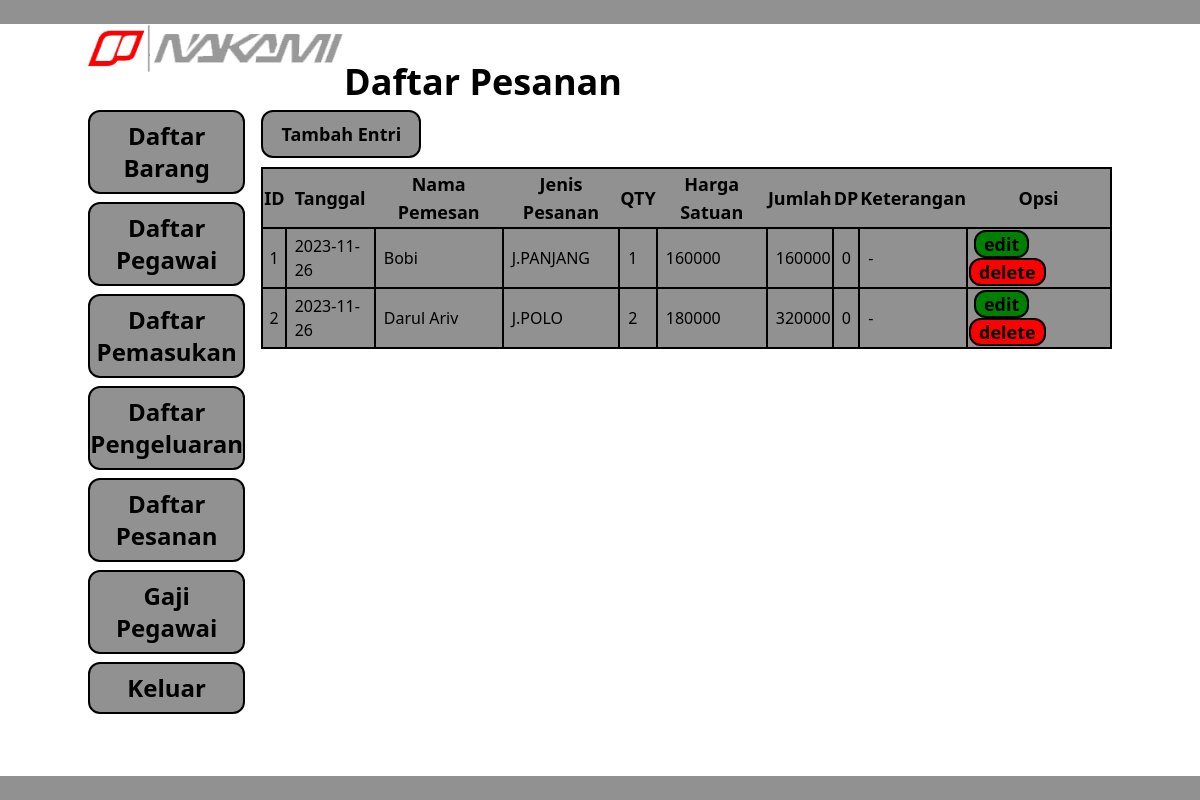
/index.php/admin/daftar_pesanan, run on the app's committed database.
### tables this page shows
create table daftar_pesanan(
		id int not null primary key auto_increment,
		tanggal date not null,
		nama_pemesan varchar(120) not null,
		jenis_pesanan varchar(100) not null,
		qty int not null,
		harga_satuan bigint not null,
		jumlah bigint not null,
		DP bigint not null,
		keterangan text
		);

### application/controllers/Admin.php (called while the page is built, shortened)
<?php
class Admin extends CI_Controller {
	function daftar_pesanan(){
		$data['judul']='Daftar Pesanan';
		$this->load->view('Admin/head',$data);
		$this->load->view('Admin/Link');
		$data['pesanan']=$this->Naka->daftar('daftar_pesanan')->result();
		$this->load->view('Admin/daftar_pesanan',$data);
	}
}

### index.php (called while the page is built, shortened)
<?php
require_once BASEPATH.'core/CodeIgniter.php';

### application/models/Naka.php (called while the page is built, shortened)
<?php
class Naka extends CI_Model {
	function daftar($tabel)
	{
		$data = $this->db->get($tabel);
		return($data);
	}
}
?>

### application/views/Admin/daftar_pesanan.php (the view)
<div class="col-span-5">
			<div class="flex flex-between">
				<a class="mt-2 text-center font-bold text-lg py-2 px-2 w-40 bg-[#919191] border-2 border-black rounded-xl" href="<?php echo site_url('Admin/form_pemesanan') ?>">Tambah Entri</a>
			</div>
			<table border="1" class="bg-[#919191] w-full border-2 rounded border-black mt-[9px]">
				<tr>
					<th class="text-lg">ID</th>
					<th class="text-lg">Tanggal</th>
					<th class="text-lg">Nama Pemesan</th>
					<th class="text-lg">Jenis Pesanan</th>
					<th class="text-lg">QTY</th>
					<th class="text-lg">Harga Satuan</th>
					<th class="text-lg">Jumlah</th>
					<th class="text-lg">DP</th>
					<th class="text-lg">Keterangan</th>
					<th class="text-lg">Opsi</th>
				</tr>
				<?php
				foreach ($pesanan as $key) {
					?>
					<tr>
						<td class="text-center border-2 border-black"><?php echo $key->id; ?></td>
						<td class="border-2 border-black pl-2"><?php echo $key->tanggal; ?></td>
						<td class="border-2 border-black pl-2"><?php echo $key->nama_pemesan; ?></td>
						<td class="border-2 border-black pl-2"><?php echo $key->jenis_pesanan; ?></td>
						<td class="border-2 border-black pl-2"><?php echo $key->qty; ?></td>
						<td class="border-2 border-black pl-2"><?php echo $key->harga_satuan; ?></td>
						<td class="border-2 border-black pl-2"><?php echo $key->jumlah; ?></td>
						<td class="border-2 border-black pl-2"><?php echo $key->DP; ?></td>
						<td class="border-2 border-black pl-2"><?php if ($key->keterangan==null) {
							echo "-";
						}else{
							echo $key->bukti_struk;
						} ?></td>
						<td class="border-2 border-black w-36">
							<a class="ml-[5px] text-center font-bold text-lg px-2 bg-[green] hover:bg-white border-2 border-black rounded-xl" href="<?php echo site_url('Admin/edit_pemesanan/').$key->id ?>">edit</a>
							<a class=" text-center font-bold text-lg px-2 bg-[red] hover:bg-white border-2 border-black rounded-xl" href="<?php echo site_url('Admin/hapus_pemesanan/').$key->id ?>">delete</a>
						</td>
					</tr>
					<?php
				}
				?>
			</table>
		</div>
	</div>
	<footer class="bg-[#919191] w-full"><pre> </pre> </footer>
</body>
</html>

### application/views/Admin/head.php (style rules this page uses)
footer { position: absolute; right: 0; bottom: 0; left: 0; text-align: center; }

### data on the page
daftar_pesanan: id "1", tanggal "2023-11-26", nama_pemesan "Bobi", jenis_pesanan "J.PANJANG", qty "1", harga_satuan "160000", jumlah "160000", DP "0"
daftar_pesanan: id "2", tanggal "2023-11-26", nama_pemesan "Darul Ariv", jenis_pesanan "J.POLO", qty "2", harga_satuan "180000", jumlah "320000", DP "0"

### other printed values
$judul "Daftar Pesanan"
